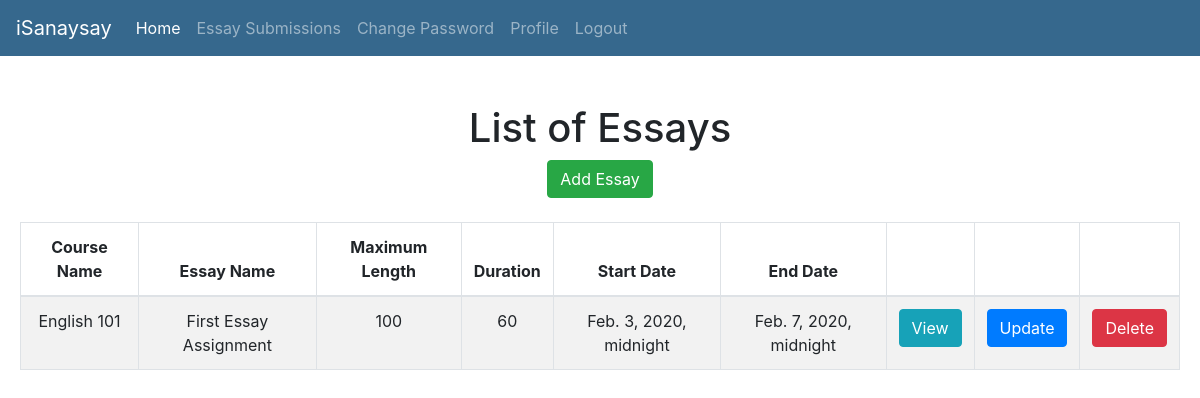
The page /isanaysay/view_essays (signed in) on the database as committed earlier.
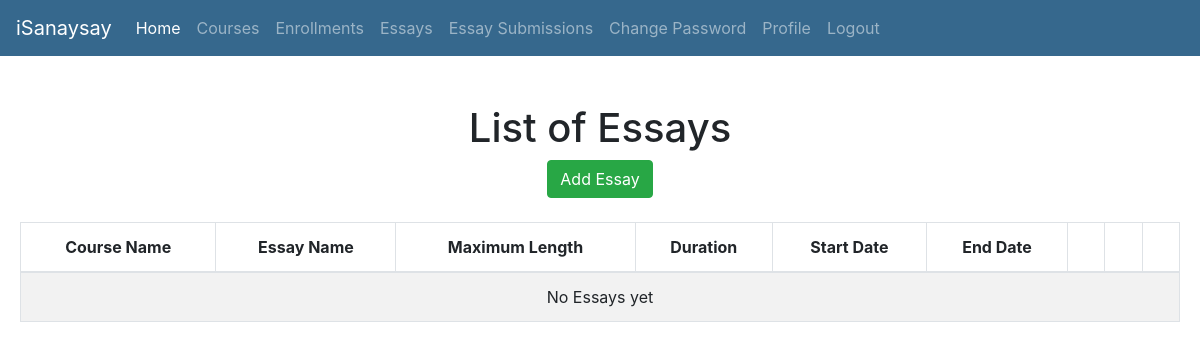
The same page on the database as committed later.
### users/models.py (models this page shows, shortened)
class Essay(models.Model):
    course = models.ForeignKey(Course, verbose_name="Course", on_delete = models.CASCADE)
    name = models.CharField(verbose_name="Essay Name", max_length=300)
    essay_description = models.CharField(verbose_name="Essay Description", max_length=1500)
    essay_code = models.CharField(verbose_name="Essay Code", max_length=100)
    maximum_length = models.IntegerField(verbose_name="Maximum Length")
    start_date_time = models.DateTimeField(verbose_name="Essay Start Date")
    end_date_time = models.DateTimeField(verbose_name="Essay End Date")
    duration = models.IntegerField(verbose_name="Duration")
    criteria_no_1 = models.FloatField(verbose_name="Grammar",default=0)
    criteria_no_2 = models.FloatField(verbose_name="Spelling",default=0)
    criteria_no_3 = models.FloatField(verbose_name="Content",default=0)
    criteria_no_4 = models.FloatField(verbose_name="Ambiguous Words",default=0)

class Course(models.Model):
    pass
    semester_Choices = (
        ('A', 'First Semester'),
        ('B', 'Second Semester'),
        ('C', 'Summer'),
    )
    shoolYear_Choices = (
        ('1', '2019-2020'),
        ('2', '2020-2021'),
        ('3', '2021-2022'),
    )
    name = models.CharField(verbose_name="Course Name", max_length=128)
    course_code = models.CharField(verbose_name="Course Code", max_length=128)
    course_description = models.CharField(verbose_name="Course Description", max_length=500)
    course_detail = models.CharField(verbose_name="Course Detail", max_length=100)
    course_unit = models.IntegerField(verbose_name="Course Units", default=3)
    course_semester = models.CharField(max_length=1,choices=semester_Choices, default='A', verbose_name="Semester")
    course_school_year = models.CharField(max_length=1,choices=shoolYear_Choices, default='20', verbose_name="School Year")
    start_date = models.DateField(verbose_name="Course Start Date")
    end_date = models.DateField(verbose_name="Course End Date")
    students = models.ManyToManyField(CustomUser, related_name='students_enrolled')
    teacher = models.ForeignKey(CustomUser, verbose_name="Teacher", on_delete = models.CASCADE)

### users/views.py (the view)
def view_essays(request):
    template = "list_essay.html"
    essays = Essay.objects.all()
    context = {
        'essays': essays,
    }
    return render(request, template, context)

### templates/list_essay.html (shortened to what this page needs)
{% extends 'base.html' %}
{% block content %}
	<div id="parent"><div id="child"><br/><br/>
		<h1>List of Essays</h1>
		<a href="{% url 'add-essay' %}" class="btn btn-success">Add Essay</a> <br /><br />
		<table class="table table-striped table-bordered">
			<thead>
				<tr>
					<th>Course Name</th>
					<th>Essay Name</th>
					<th>Maximum Length</th>
					<th>Duration</th>
					<th>Start Date</th>
					<th>End Date</th>
					<th></th>
					<th></th>
					<th></th>
				</tr>
			</thead>
			<tbody>
				{% for essay in essays %}
				<tr>
					<td>{{ essay.course.name }}</td>
					<td>{{ essay.name }}</td>
					<td>{{ essay.maximum_length }}</td>
					<td>{{ essay.duration }}</td>
					<td>{{ essay.start_date_time }}</td>
					<td>{{ essay.end_date_time }}</td>
					<td>
						<a href="{% url 'view-essay' essay.id %}" class="btn btn-info">View</a>
					</td>
					<td>
						<a href="{% url 'update-essay' essay.id %}" class="btn btn-primary">Update</a>
					</td>
					<td>
						<a href="{% url 'delete-essay' essay.id %}" class="btn btn-danger">Delete</a>
					</td>
				</tr>
				{% empty %}
				<tr>
					<td colspan=9>No Essays yet</td>
				</tr>
				{% endfor %}
			</tbody>
		</table>
		</div></div>
{% endblock %}

### templates/base.html (shortened to what this page needs)
{% load static %}
<!DOCTYPE html>
<html>
<head>
    <link rel="stylesheet" href="https://stackpath.bootstrapcdn.com/bootstrap/4.3.1/css/bootstrap.min.css">
      {% if user.is_authenticated %}
  <nav class="navbar navbar-expand-lg navbar-light" style="background-color:#36688D;border-color: black;">
  <a class="navbar-brand" href="{% url 'home' %}">iSanaysay</a>
  <div class="collapse navbar-collapse" id="navbarNavDropdown">
    <ul class="navbar-nav">
      <li class="nav-item active">
        <a class="nav-link" href="{% url 'home' %}">Home </a>
      </li>
	{% if user.isStudent == "T" %}
      <li class="nav-item">
        <a class="nav-link" href="{% url 'view-courses' %}">Courses</a>
      </li>
      <li class="nav-item">
        <a class="nav-link" href="{% url 'view-enrollments' %}">Enrollments</a>
      </li>
      <li class="nav-item">
        <a class="nav-link" href="{% url 'view-essays' %}">Essays</a>
      </li>
      <li class="nav-item">
        <a class="nav-link" href="{% url 'view-essay-submissions-for-teacher' %}">Essay Submissions</a>
      </li>
      {% endif %}
	{% if user.isStudent == "S" %}
      <li class="nav-item">
        <a class="nav-link" href="{% url 'view-essay-submissions' %}">Essay Submissions</a>
      </li>
      {% endif %}
      <li class="nav-item">
        <a class="nav-link" href="{% url 'password-change' %}">Change Password</a>
      </li>
      <li class="nav-item">
        <a class="nav-link" href="{% url 'update-profile' user.id %}">Profile</a>
      </li>
      <li class="nav-item">
        <a class="nav-link" href="{% url 'logout' %}">Logout</a>
      </li>
    </ul>
  </div>
</nav>
      {% endif %}
</head>
<body>
  <main>
    {% block content %}
    {% endblock %}
  </main>
</body>
</html>

### templates/base.html (style rules this page uses)
.navbar-light .navbar-brand { color: white; }
.navbar-light .navbar-nav .active>.nav-link, .navbar-light .navbar-nav .nav-link.active, .navbar-light .navbar-nav .nav-link.show, .navbar-light .navbar-nav .show>.nav-link { color: white; }
.navbar-light .navbar-nav .nav-link { color: rgba(255,255,255,.5); }
#parent { display: table; width: 100%; }
#child { display: table-cell; text-align: center; vertical-align: middle; padding-left:20px; padding-right:20px; }

Rows that differ between the two databases and show on the page:
removed Essay: course.name "English 101", name "First Essay Assignment", maximum_length "100", duration "60", start_date_time "Feb. 3, 2020, midnight", end_date_time "Feb. 7, 2020, midnight"
Other text that changed with them:
text now shown: "Courses Enrollments Essays No Essays yet"
